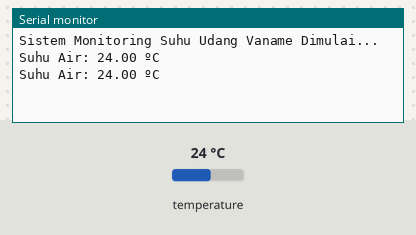
Bench run of a sketch on a simulated Arduino Uno, built with avr-gcc and run on an emulated ATmega328P. On the bench: the last lines printed to the serial monitor. The test bench sets the inputs (shaded band); at power-on: temperature 24 °C.

Above: at 3.3 s.
3.4 s: temperature set to 12 °C
At 4.8 s:
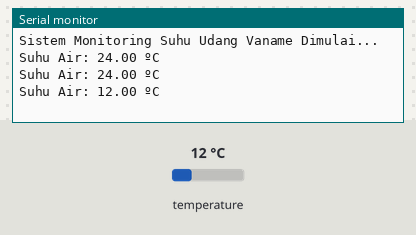
5.9 s: temperature set to 19 °C
At 7.3 s:
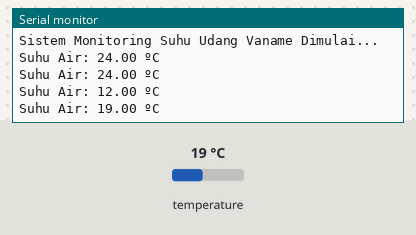
Timing chart, 0 to 8.9 s (numbered marks = the images above; inputs shaded):
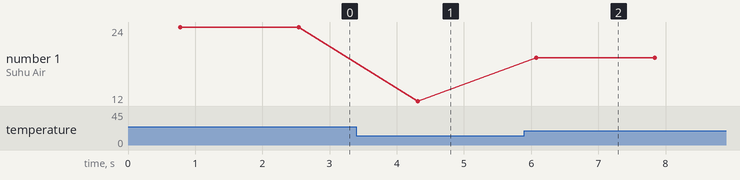

Measured:
- after the input at 3.4 s, the serial monitor: prints a new line after 0.91 s (image 1)
- after the input at 5.9 s, the serial monitor: prints a new line after 0.17 s (image 2)
- plotted number 1: 24 → 12 after the input at 3.4 s, 12 → 19 after the input at 5.9 s

The sketch:

Suhu.ino
```cpp
#include <OneWire.h>
#include <DallasTemperature.h>

// Pin data DS18B20 dihubungkan ke pin 2 Arduino
const int oneWireBus = 2;

// Setup oneWire instance
OneWire oneWire(oneWireBus);
// Teruskan oneWire reference ke Dallas Temperature sensor
DallasTemperature sensors(&oneWire);

void setup() {
  Serial.begin(9600);
  sensors.begin(); // Memulai sensor
  Serial.println("Sistem Monitoring Suhu Udang Vaname Dimulai...");
}

void loop() {
  sensors.requestTemperatures();
  float temperatureC = sensors.getTempCByIndex(0);

  Serial.print("Suhu Air: ");
  Serial.print(temperatureC);
  Serial.println(" ºC");

  delay(1000);
}
```
